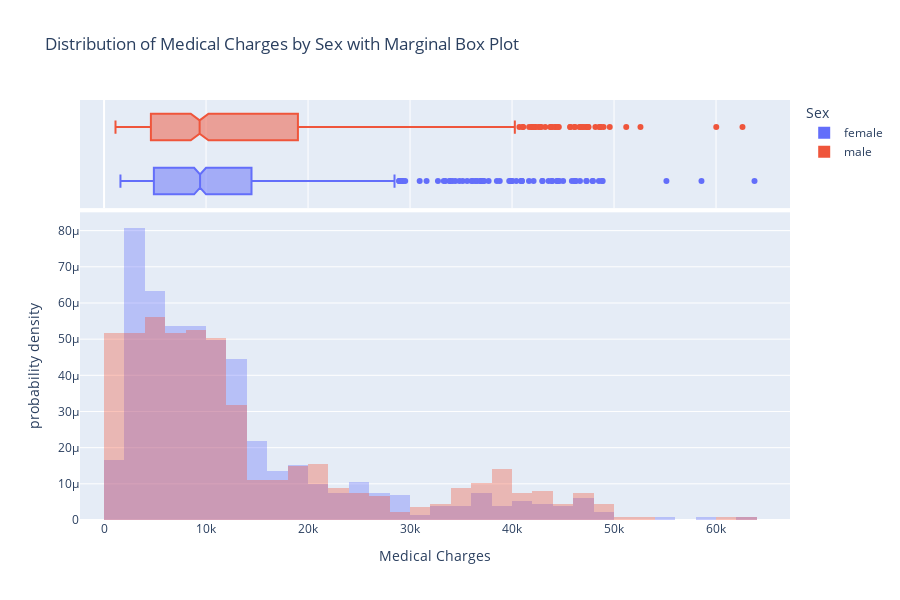
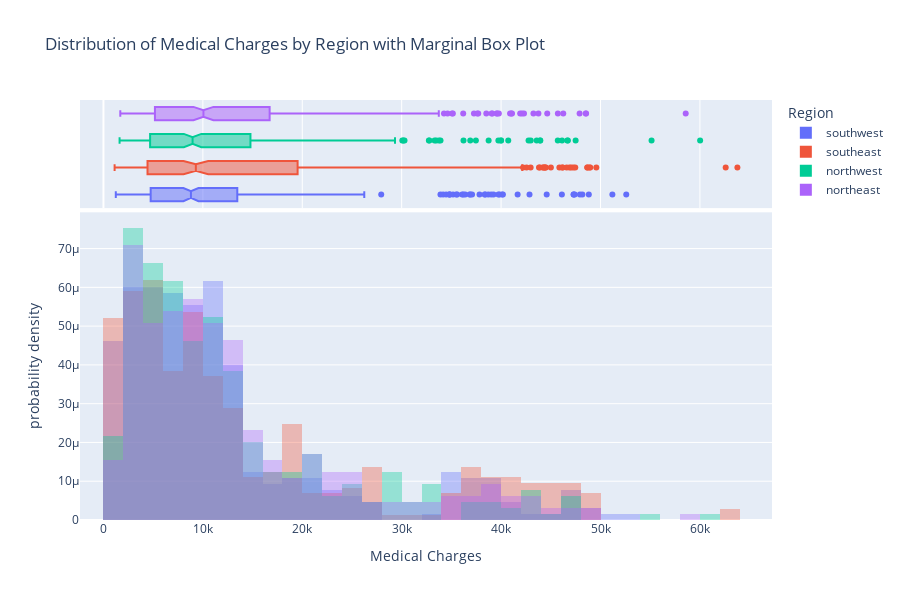

Notebook source saved alongside these figures, in order:
### Code cell
import pandas as pd
import plotly.express as px
import plotly.graph_objects as go

# Load the data into a pandas DataFrame
file_path = '/Users/andriannakis/Downloads/medical-charges.csv'
df = pd.read_csv(file_path)

# Create a combined interactive histogram with marginal box plots
fig = px.histogram(
    df,
    x="charges",
    color="sex",
    marginal="box",  # Adds a box plot as marginal
    histnorm='probability density',  # Normalize for better comparison
    opacity=0.35,
    title="Distribution of Medical Charges by Sex with Marginal Box Plot",
    labels={"charges": "Medical Charges", "sex": "Sex"}
)

# Display the histogram with marginal box plot for "sex"
fig.update_layout(
    barmode='overlay',
    height=600,
    width=900
)
fig.show()

# Create a separate histogram for "region" with marginal box plot
fig_region = px.histogram(
    df,
    x="charges",
    color="region",
    marginal="box",  # Adds a box plot as marginal
    histnorm='probability density',
    opacity=0.35,
    title="Distribution of Medical Charges by Region with Marginal Box Plot",
    labels={"charges": "Medical Charges", "region": "Region"}
)

fig_region.update_layout(
    barmode='overlay',
    height=600,
    width=900
)
fig_region.show()

### Figure 1 — Plotly figure (JSON) as saved in the notebook; plotly's stock layout.template omitted (floating-point values rounded to 4 significant figures; data arrays with more than 128 entries replaced by an {"elided": "..."} marker saying what was removed)
{"data": [{"alignmentgroup": "True", "bingroup": "x", "histnorm": "probability density", "hovertemplate": "Sex=female<br>Medical Charges=%{x}<br>probability density=%{y}<extra></extra>", "legendgroup": "female", "marker": {"color": "#636efa", "opacity": 0.35, "pattern": {"shape": ""}}, "name": "female", "offsetgroup": "female", "orientation": "v", "showlegend": true, "type": "histogram", "x": {"elided": "662 float values"}, "xaxis": "x", "yaxis": "y"}, {"alignmentgroup": "True", "hovertemplate": "Sex=female<br>Medical Charges=%{x}<extra></extra>", "legendgroup": "female", "marker": {"color": "#636efa"}, "name": "female", "notched": true, "offsetgroup": "female", "showlegend": false, "type": "box", "x": {"elided": "662 float values"}, "xaxis": "x2", "yaxis": "y2"}, {"alignmentgroup": "True", "bingroup": "x", "histnorm": "probability density", "hovertemplate": "Sex=male<br>Medical Charges=%{x}<br>probability density=%{y}<extra></extra>", "legendgroup": "male", "marker": {"color": "#EF553B", "opacity": 0.35, "pattern": {"shape": ""}}, "name": "male", "offsetgroup": "male", "orientation": "v", "showlegend": true, "type": "histogram", "x": {"elided": "676 float values"}, "xaxis": "x", "yaxis": "y"}, {"alignmentgroup": "True", "hovertemplate": "Sex=male<br>Medical Charges=%{x}<extra></extra>", "legendgroup": "male", "marker": {"color": "#EF553B"}, "name": "male", "notched": true, "offsetgroup": "male", "showlegend": false, "type": "box", "x": {"elided": "676 float values"}, "xaxis": "x2", "yaxis": "y2"}], "layout": {"barmode": "overlay", "height": 600, "legend": {"title": {"text": "Sex"}, "tracegroupgap": 0}, "title": {"text": "Distribution of Medical Charges by Sex with Marginal Box Plot"}, "width": 900, "xaxis": {"anchor": "y", "domain": [0, 1], "title": {"text": "Medical Charges"}}, "xaxis2": {"anchor": "y2", "domain": [0, 1], "matches": "x", "showgrid": true, "showticklabels": false}, "yaxis": {"anchor": "x", "domain": [0, 0.7326], "title": {"text": "probability density"}}, "yaxis2": {"anchor": "x2", "domain": [0.7426, 1], "matches": "y2", "showgrid": false, "showline": false, "showticklabels": false, "ticks": ""}}}

### Figure 2 — Plotly figure (JSON) as saved in the notebook; plotly's stock layout.template omitted (floating-point values rounded to 4 significant figures; data arrays with more than 128 entries replaced by an {"elided": "..."} marker saying what was removed)
{"data": [{"alignmentgroup": "True", "bingroup": "x", "histnorm": "probability density", "hovertemplate": "Region=southwest<br>Medical Charges=%{x}<br>probability density=%{y}<extra></extra>", "legendgroup": "southwest", "marker": {"color": "#636efa", "opacity": 0.35, "pattern": {"shape": ""}}, "name": "southwest", "offsetgroup": "southwest", "orientation": "v", "showlegend": true, "type": "histogram", "x": {"elided": "325 float values"}, "xaxis": "x", "yaxis": "y"}, {"alignmentgroup": "True", "hovertemplate": "Region=southwest<br>Medical Charges=%{x}<extra></extra>", "legendgroup": "southwest", "marker": {"color": "#636efa"}, "name": "southwest", "notched": true, "offsetgroup": "southwest", "showlegend": false, "type": "box", "x": {"elided": "325 float values"}, "xaxis": "x2", "yaxis": "y2"}, {"alignmentgroup": "True", "bingroup": "x", "histnorm": "probability density", "hovertemplate": "Region=southeast<br>Medical Charges=%{x}<br>probability density=%{y}<extra></extra>", "legendgroup": "southeast", "marker": {"color": "#EF553B", "opacity": 0.35, "pattern": {"shape": ""}}, "name": "southeast", "offsetgroup": "southeast", "orientation": "v", "showlegend": true, "type": "histogram", "x": {"elided": "364 float values"}, "xaxis": "x", "yaxis": "y"}, {"alignmentgroup": "True", "hovertemplate": "Region=southeast<br>Medical Charges=%{x}<extra></extra>", "legendgroup": "southeast", "marker": {"color": "#EF553B"}, "name": "southeast", "notched": true, "offsetgroup": "southeast", "showlegend": false, "type": "box", "x": {"elided": "364 float values"}, "xaxis": "x2", "yaxis": "y2"}, {"alignmentgroup": "True", "bingroup": "x", "histnorm": "probability density", "hovertemplate": "Region=northwest<br>Medical Charges=%{x}<br>probability density=%{y}<extra></extra>", "legendgroup": "northwest", "marker": {"color": "#00cc96", "opacity": 0.35, "pattern": {"shape": ""}}, "name": "northwest", "offsetgroup": "northwest", "orientation": "v", "showlegend": true, "type": "histogram", "x": {"elided": "325 float values"}, "xaxis": "x", "yaxis": "y"}, {"alignmentgroup": "True", "hovertemplate": "Region=northwest<br>Medical Charges=%{x}<extra></extra>", "legendgroup": "northwest", "marker": {"color": "#00cc96"}, "name": "northwest", "notched": true, "offsetgroup": "northwest", "showlegend": false, "type": "box", "x": {"elided": "325 float values"}, "xaxis": "x2", "yaxis": "y2"}, {"alignmentgroup": "True", "bingroup": "x", "histnorm": "probability density", "hovertemplate": "Region=northeast<br>Medical Charges=%{x}<br>probability density=%{y}<extra></extra>", "legendgroup": "northeast", "marker": {"color": "#ab63fa", "opacity": 0.35, "pattern": {"shape": ""}}, "name": "northeast", "offsetgroup": "northeast", "orientation": "v", "showlegend": true, "type": "histogram", "x": {"elided": "324 float values"}, "xaxis": "x", "yaxis": "y"}, {"alignmentgroup": "True", "hovertemplate": "Region=northeast<br>Medical Charges=%{x}<extra></extra>", "legendgroup": "northeast", "marker": {"color": "#ab63fa"}, "name": "northeast", "notched": true, "offsetgroup": "northeast", "showlegend": false, "type": "box", "x": {"elided": "324 float values"}, "xaxis": "x2", "yaxis": "y2"}], "layout": {"barmode": "overlay", "height": 600, "legend": {"title": {"text": "Region"}, "tracegroupgap": 0}, "title": {"text": "Distribution of Medical Charges by Region with Marginal Box Plot"}, "width": 900, "xaxis": {"anchor": "y", "domain": [0, 1], "title": {"text": "Medical Charges"}}, "xaxis2": {"anchor": "y2", "domain": [0, 1], "matches": "x", "showgrid": true, "showticklabels": false}, "yaxis": {"anchor": "x", "domain": [0, 0.7326], "title": {"text": "probability density"}}, "yaxis2": {"anchor": "x2", "domain": [0.7426, 1], "matches": "y2", "showgrid": false, "showline": false, "showticklabels": false, "ticks": ""}}}
